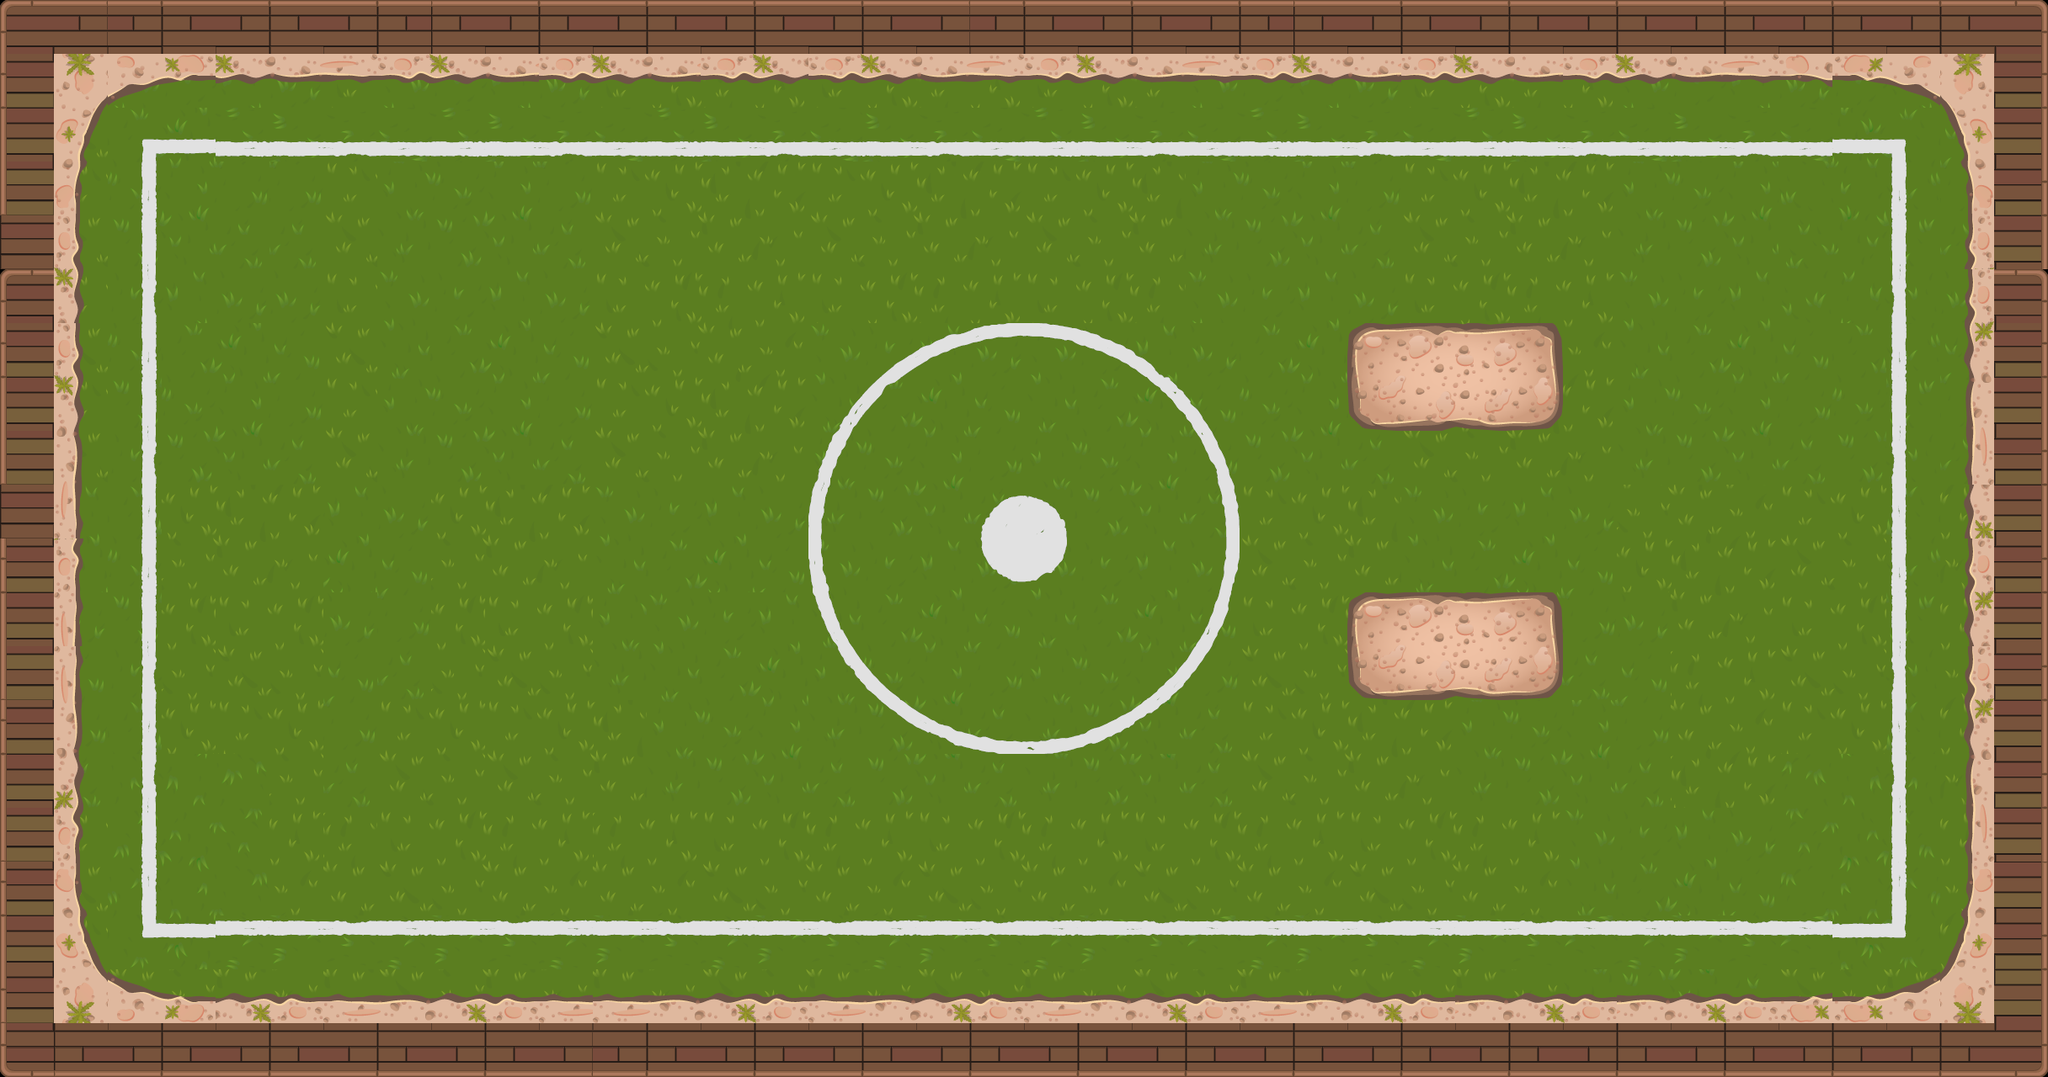

A level layout from a 2D game, rendered from its tile map. Below: a short description, then the map file with tile-grid data replaced by summaries:
An orthogonal 38x20 tile map with 64x64 px tiles, 3 tile layers (background, bourder, above) and 17 objects (8x bomb, 2x bombzon, player, goal, zone, ...).

<map version="1.2" tiledversion="1.2.4" orientation="orthogonal" renderorder="right-down" width="38" height="20" tilewidth="64" tileheight="64" infinite="0" nextlayerid="25" nextobjectid="149">
 <properties>
  <property name="score" type="int" value="70" />
 </properties>
 <tileset firstgid="1" source="tiles2.tsx" />
 <layer id="22" name="background" width="38" height="20">
  <data>[760 cells, 648 non-empty, 108 distinct tile ids]</data>
 </layer>
 <layer id="23" name="bourder" width="38" height="20">
  <data>[760 cells, 232 non-empty, 32 distinct tile ids]</data>
 </layer>
 <layer id="24" name="above" width="38" height="20">
  <data>[760 cells, 0 non-empty, 0 distinct tile ids]</data>
 </layer>
 <objectgroup color="#000000" id="4" name="BourderObjet">
  <object id="146" x="186.615" y="87.28">
   <polyline points="0,0 -63.6667,21.3333 -91.6667,65.3333 -102,127.333 -102.667,965 -92.6667,1024.33 -64.3333,1073 1.66667,1095 65.3333,1099 2047.33,1095.33 2111.33,1075 2140.67,1026.33 2152.67,958 2152.67,127.667 2136,58.3333 2114.67,22.6667 2045.33,-1 0.0260417,-0.635417" />
  </object>
  <object id="147" x="1609.28" y="386.113" width="235.25" height="114" />
  <object id="148" x="1603.95" y="709.28" width="236.667" height="110.667" />
 </objectgroup>
 <objectgroup id="5" name="Place" />
 <objectgroup id="6" name="Player">
  <object id="126" type="player" x="240" y="632">
   <point />
  </object>
 </objectgroup>
 <objectgroup id="7" name="Box">
  <object id="138" type="goal" x="2129.21" y="649.333">
   <properties>
    <property name="derect" type="int" value="3" />
   </properties>
   <point />
  </object>
 </objectgroup>
 <objectgroup id="8" name="Enimy" />
 <objectgroup id="9" name="Pickup" />
 <objectgroup id="10" name="Bomb">
  <object id="128" type="bomb" x="940" y="304">
   <point />
  </object>
  <object id="129" type="bomb" x="916" y="1024">
   <point />
  </object>
  <object id="130" type="bomb" x="980" y="700">
   <point />
  </object>
  <object id="131" type="bomb" x="1196" y="872">
   <point />
  </object>
  <object id="132" type="bomb" x="1224" y="448">
   <point />
  </object>
  <object id="133" type="bomb" x="1488" y="684">
   <point />
  </object>
  <object id="134" type="bombzon" x="1730.3" y="90.9091">
   <properties>
    <property name="code" type="int" value="6" />
    <property name="derect" type="int" value="0" />
    <property name="zone" value="0" />
   </properties>
   <point />
  </object>
  <object id="135" type="bombzon" x="1733.33" y="1175.76">
   <properties>
    <property name="code" type="int" value="6" />
    <property name="derect" type="int" value="2" />
    <property name="zone" value="0" />
   </properties>
   <point />
  </object>
  <object id="136" type="bomb" x="1657.58" y="590.909">
   <point />
  </object>
  <object id="137" type="bomb" x="1845.45" y="603.03">
   <point />
  </object>
 </objectgroup>
 <objectgroup id="11" name="Light" />
 <objectgroup id="12" name="Door" />
 <objectgroup id="13" name="Zone">
  <object id="139" name="zone0" type="zone" x="1204.97" y="124.242" width="882.788" height="1027.27">
   <properties>
    <property name="Id" value="0" />
   </properties>
  </object>
 </objectgroup>
 <objectgroup id="14" name="Circle">
  <object id="127" type="circle" x="664" y="720">
   <properties>
    <property name="code" type="int" value="3" />
   </properties>
   <point />
  </object>
 </objectgroup>
 <objectgroup id="15" name="Text" />
</map>
